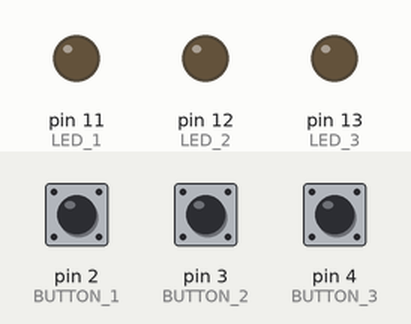
Simulated run of this sketch. Board: Arduino Uno, built with avr-gcc and run on an emulated ATmega328P. Parts: output pins drawn as LEDs (lit = HIGH). Dashed ring = blinking. The test bench sets the inputs (shaded band); at power-on: pin 2 (BUTTON_1) LOW, pin 3 (BUTTON_2) HIGH, pin 4 (BUTTON_3) HIGH.

Above: at 1.2 s.
1.3 s: pin 2 (BUTTON_1) pulled HIGH for 1 s
At 2.5 s:
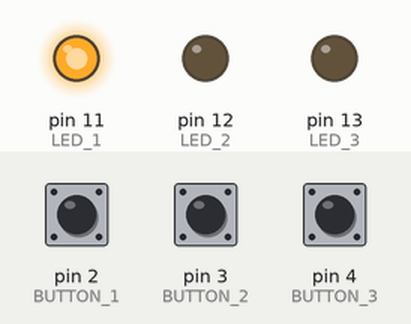
3.8 s: pin 3 (BUTTON_2) pulled LOW for 3.2 s
At 3.9 s:
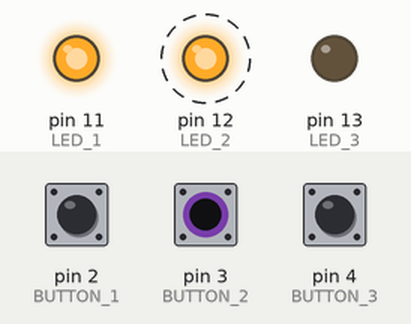
8.5 s: pin 4 (BUTTON_3) pulled LOW for 0.15 s
At 9.7 s:
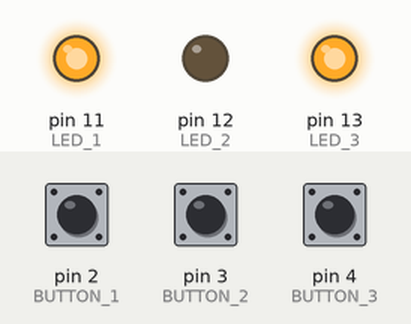
10.1 s: pin 2 (BUTTON_1) pulled HIGH for 0.15 s
At 10.9 s:
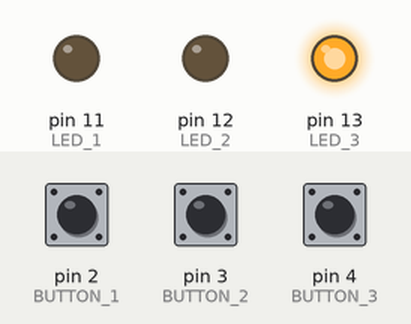
11.7 s: pin 3 (BUTTON_2) pulled LOW for 0.15 s
At 12.2 s:
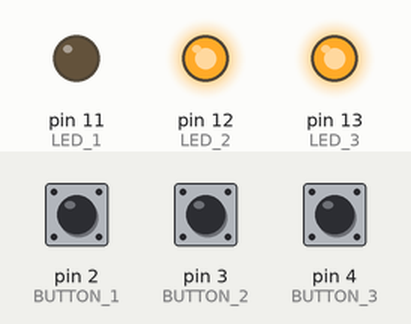
13.3 s: pin 4 (BUTTON_3) pulled LOW for 1 s
At 15.2 s:
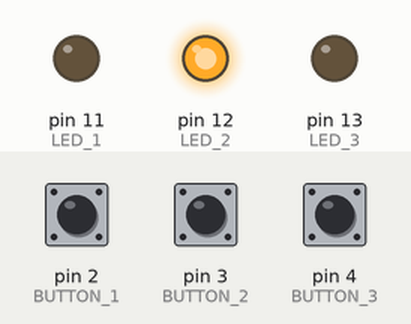
Timing chart, 0 to 16.7 s (numbered marks = the images above; inputs shaded):
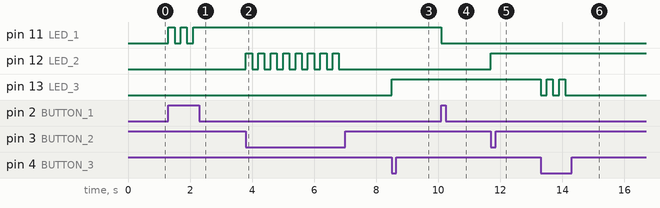

Measured:
- after the input at 1.3 s, pin 11 (LED_1): alternates HIGH for 0.20 s and LOW for 0.20 s, 5 changes in all, then stays HIGH, starting at once
- after the input at 3.8 s, pin 12 (LED_2): alternates HIGH for 0.20 s and LOW for 0.20 s, 16 changes in all, then stays LOW, starting at once
- after the input at 8.5 s, pin 13 (LED_3): LOW → HIGH at once
- after the input at 10.1 s, pin 11 (LED_1): HIGH → LOW at once
- after the input at 11.7 s, pin 12 (LED_2): LOW → HIGH at once
- after the input at 13.3 s, pin 13 (LED_3): alternates HIGH for 0.20 s and LOW for 0.20 s, 5 changes in all, then stays LOW, starting at once

The sketch:

Switch_Pullup_Pulldown.ino
```cpp
const int BUTTON_1 = 2;
const int BUTTON_2 = 3;
const int BUTTON_3 = 4;

const int LED_1 = 11;
const int LED_2 = 12;
const int LED_3 = 13;

int led1_flag =0;
int led2_flag =0;
int led3_flag =0;

void setup() {

  Serial.begin(9600);

  pinMode(BUTTON_1,INPUT); //
  pinMode(BUTTON_2,INPUT);
  pinMode(BUTTON_3,INPUT_PULLUP);

  pinMode(LED_1,OUTPUT);
  pinMode(LED_2,OUTPUT);
  pinMode(LED_3,OUTPUT);
}

void loop() {

  int READ_SWICTH1 = digitalRead(BUTTON_1);
  int READ_SWICTH2 = digitalRead(BUTTON_2);
  int READ_SWICTH3 = digitalRead(BUTTON_3);

  if (READ_SWICTH1 == HIGH){

     if(led1_flag == 0){
      led1_flag = 1;
      digitalWrite(LED_1,HIGH);
     }
     else{
      led1_flag = 0;
      digitalWrite(LED_1,LOW);
     }
     delay(200);
  }

  if (READ_SWICTH2 == LOW){

     if(led2_flag == 0){
      led2_flag = 1;
      digitalWrite(LED_2,HIGH);
     }
     else{
      led2_flag = 0;
      digitalWrite(LED_2,LOW);
     }
     delay(200);
  }

  if (READ_SWICTH3 == LOW){

     if(led3_flag == 0){
      led3_flag = 1;
      digitalWrite(LED_3,HIGH);
     }
     else{
      led3_flag = 0;
      digitalWrite(LED_3,LOW);
     }
     delay(200);
  }
}
```
